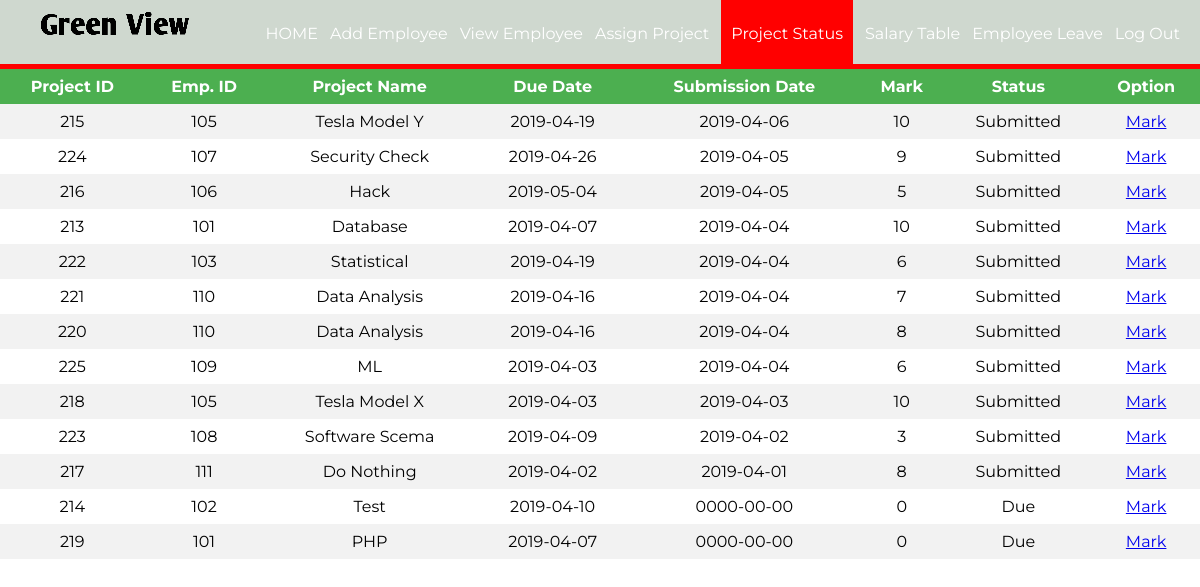
Page /assignproject.php on the committed database.
### tables this page shows
CREATE TABLE `project` (
  `pid` int(11) NOT NULL,
  `eid` int(11) DEFAULT NULL,
  `pname` varchar(100) DEFAULT NULL,
  `duedate` date DEFAULT NULL,
  `subdate` date DEFAULT '0000-00-00',
  `mark` int(11) NOT NULL,
  `status` varchar(50) DEFAULT NULL
);

### assignproject.php (the view, shortened to what this page needs)
<?php
require_once ('process/dbh.php');
$sql = "SELECT * from `project` order by subdate desc";
$result = mysqli_query($conn, $sql);
?>
<html>
<head>
	<link rel="stylesheet" type="text/css" href="styleview.css">
</head>
<body>
	<header>
		<nav>
		<h1><img src="./assets/logo-img.png" alt="logo" srcset=""></h1>
			<ul id="navli">
				<li><a class="homeblack" href="aloginwel.php">HOME</a></li>
				<li><a class="homeblack" href="addemp.php">Add Employee</a></li>
				<li><a class="homeblack" href="viewemp.php">View Employee</a></li>
				<li><a class="homeblack" href="assign.php">Assign Project</a></li>
				<li><a class="homered" href="assignproject.php">Project Status</a></li>
				<li><a class="homeblack" href="salaryemp.php">Salary Table</a></li>
				<li><a class="homeblack" href="empleave.php">Employee Leave</a></li>
				<li><a class="homeblack" href="alogin.html">Log Out</a></li>
			</ul>
		</nav>
	</header>
	<div class="divider"></div>
		<table>
			<tr>
				<th align = "center">Project ID</th>
				<th align = "center">Emp. ID</th>
				<th align = "center">Project Name</th>
				<th align = "center">Due Date</th>
				<th align = "center">Submission Date</th>
				<th align = "center">Mark</th>
				<th align = "center">Status</th>
				<th align = "center">Option</th>
			</tr>
			<?php
				while ($employee = mysqli_fetch_assoc($result)) {
					echo "<tr>";
					echo "<td>".$employee['pid']."</td>";
					echo "<td>".$employee['eid']."</td>";
					echo "<td>".$employee['pname']."</td>";
					echo "<td>".$employee['duedate']."</td>";
					echo "<td>".$employee['subdate']."</td>";
					echo "<td>".$employee['mark']."</td>";
					echo "<td>".$employee['status']."</td>";
					echo "<td><a href=\"mark.php?id=$employee[eid]&pid=$employee[pid]\">Mark</a>";
				}
			?>
		</table>
</body>
</html>

### styleview.css (style rules this page uses)
body { margin: 0px; }
header { background:#cfd8cf !important; color: white; padding: 8px 20px 6px 40px; height: 50px; }
header h1 { display: inline; font-family: 'Lobster', cursive; font-weight: 400; font-size: 32px; float: left; margin-top: 0px; margin-right: 10px; }
nav ul { display: inline; padding: 0px; float: right; }
nav ul li { display: inline-block; list-style-type: none; color: white; float: left; margin-left: 12px; }
nav ul li a { color: white; text-decoration: none; }
#navli { font-family: 'Montserrat', sans-serif; }
.homered { background-color: red; padding: 30px 10px 22px 10px; }
.divider { background-color: red; height: 5px; }
table { margin: 0px; border-collapse: collapse; width: 100%; font-family: 'Montserrat', sans-serif; }
th, td { text-align: center; padding: 8px; }
tr:nth-child(even) { background-color: #f2f2f2 }
th { background-color: #4CAF50; color: white; }

### rows in the picture
project: pid "215", eid "105", pname "Tesla Model Y", duedate "2019-04-19", subdate "2019-04-06", mark "10", status "Submitted"
project: pid "224", eid "107", pname "Security Check", duedate "2019-04-26", subdate "2019-04-05", mark "9", status "Submitted"
project: pid "216", eid "106", pname "Hack", duedate "2019-05-04", subdate "2019-04-05", mark "5", status "Submitted"
project: pid "213", eid "101", pname "Database", duedate "2019-04-07", subdate "2019-04-04", mark "10", status "Submitted"
project: pid "222", eid "103", pname "Statistical", duedate "2019-04-19", subdate "2019-04-04", mark "6", status "Submitted"
project: pid "221", eid "110", pname "Data Analysis", duedate "2019-04-16", subdate "2019-04-04", mark "7", status "Submitted"
project: pid "220", eid "110", pname "Data Analysis", duedate "2019-04-16", subdate "2019-04-04", mark "8", status "Submitted"
project: pid "225", eid "109", pname "ML", duedate "2019-04-03", subdate "2019-04-04", mark "6", status "Submitted"
project: pid "218", eid "105", pname "Tesla Model X", duedate "2019-04-03", subdate "2019-04-03", mark "10", status "Submitted"
project: pid "223", eid "108", pname "Software Scema", duedate "2019-04-09", subdate "2019-04-02", mark "3", status "Submitted"
project: pid "217", eid "111", pname "Do Nothing", duedate "2019-04-02", subdate "2019-04-01", mark "8", status "Submitted"
project: pid "214", eid "102", pname "Test", duedate "2019-04-10", subdate "0000-00-00", mark "0", status "Due"
project: pid "219", eid "101", pname "PHP", duedate "2019-04-07", subdate "0000-00-00", mark "0", status "Due"
